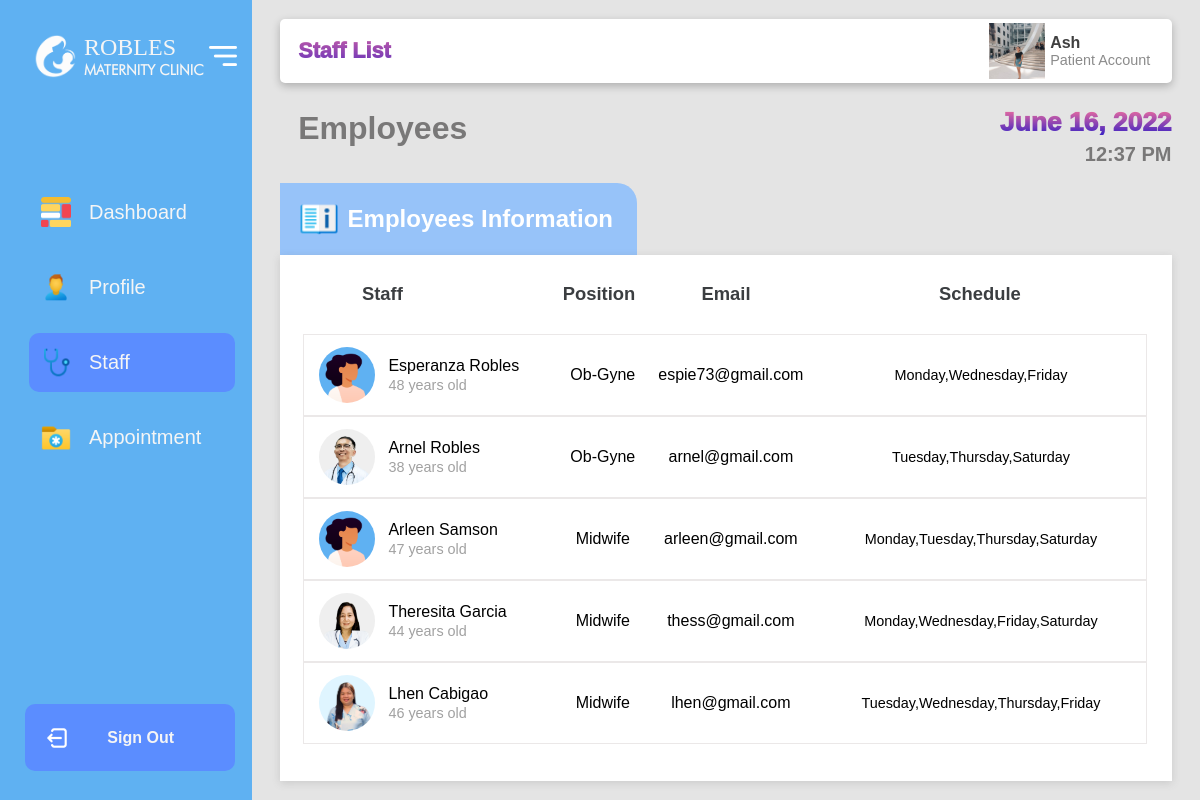
The page /patientStaff.php (signed in) on the database its author committed.
### tables this page shows
CREATE TABLE `general_tb` (
  `g_id` int(250) NOT NULL,
  `g_Sitename` varchar(250) NOT NULL,
  `g_LogoLight` varchar(250) NOT NULL,
  `g_LogoDark` varchar(250) NOT NULL,
  `g_Vision` varchar(250) NOT NULL,
  `g_Contact` varchar(250) NOT NULL,
  `g_Location` varchar(250) NOT NULL,
  `g_Email` varchar(250) NOT NULL,
  `g_WorkingHours` varchar(250) NOT NULL,
  `h_Tagline` varchar(250) NOT NULL,
  `h_Layoutimg` varchar(250) NOT NULL,
  `h_slide1` varchar(250) NOT NULL,
  `h_slide2` varchar(250) NOT NULL,
  `h_slide3` varchar(250) NOT NULL,
  `a_about` varchar(1000) NOT NULL,
  `a_layoutimg` varchar(250) NOT NULL,
  `e_content` varchar(1000) NOT NULL,
  `e_staffImage` varchar(1000) NOT NULL,
  `e_staffQuoute` longtext NOT NULL,
  `e_staffQuoteBy` varchar(1000) NOT NULL,
  `s_img` varchar(1000) NOT NULL,
  `s_Sheader` varchar(1000) NOT NULL,
  `s_sDesc` longtext NOT NULL,
  `holidays` longtext NOT NULL,
  `holiday_name` text NOT NULL,
  `companyCode` varchar(250) NOT NULL,
  `googlemap` text NOT NULL,
  `facebook` text NOT NULL
);

CREATE TABLE `patientinfo_db` (
  `ctr_id` int(100) NOT NULL,
  `id` varchar(100) NOT NULL,
  `fname` varchar(100) NOT NULL,
  `mname` varchar(100) NOT NULL,
  `lname` varchar(100) NOT NULL,
  `region` varchar(250) NOT NULL,
  `street` varchar(250) NOT NULL,
  `barangay` varchar(100) NOT NULL,
  `municipality` varchar(100) NOT NULL,
  `province` varchar(100) NOT NULL,
  `bday` varchar(100) NOT NULL,
  `age` varchar(100) NOT NULL,
  `weight` varchar(100) NOT NULL,
  `religion` varchar(100) NOT NULL,
  `civilstatus` varchar(100) NOT NULL,
  `contact` varchar(100) NOT NULL,
  `email` varchar(100) NOT NULL,
  `username` varchar(100) NOT NULL,
  `password` varchar(100) NOT NULL,
  `profile_photo` varchar(100) NOT NULL,
  `date_added` varchar(250) NOT NULL,
  `gender_ob` longtext NOT NULL,
  `bday_ob` longtext NOT NULL,
  `bplace_ob` longtext NOT NULL,
  `weight_ob` longtext NOT NULL,
  `delivery_ob` longtext NOT NULL,
  `birth_ob` longtext NOT NULL
);

CREATE TABLE `staff_db` (
  `main_id` int(250) NOT NULL,
  `id` varchar(250) NOT NULL,
  `fname` varchar(100) NOT NULL,
  `mname` varchar(100) NOT NULL,
  `lname` varchar(100) NOT NULL,
  `reg` varchar(250) NOT NULL,
  `street` varchar(100) NOT NULL,
  `bar` varchar(100) NOT NULL,
  `mun` varchar(100) NOT NULL,
  `prov` varchar(100) NOT NULL,
  `civil_status` varchar(100) NOT NULL,
  `religion` varchar(100) NOT NULL,
  `phone` varchar(100) NOT NULL,
  `email` varchar(100) NOT NULL,
  `birthday` varchar(100) NOT NULL,
  `age` varchar(100) NOT NULL,
  `username` varchar(100) NOT NULL,
  `password` varchar(100) NOT NULL,
  `role` varchar(100) NOT NULL,
  `schedule` varchar(100) NOT NULL,
  `time` varchar(100) NOT NULL,
  `profile_photo` varchar(100) NOT NULL,
  `date_start` varchar(250) NOT NULL,
  `date_end` varchar(250) NOT NULL,
  `status` varchar(250) NOT NULL
);

### php/generic.php (called while the page is built, shortened)
<?php
     $sql = "SELECT * FROM `general_tb`";
     $search_general = filterTablehoverG($sql);
     function filterTablehoverG($sql){
     $con=mysqli_connect('localhost','root','','robles_db');
     $filter_Result = mysqli_query($con, $sql);
     return $filter_Result;
     }
?>

### php/patientActivelogin.php (called while the page is built, shortened)
<?php
     $u_name= $_SESSION['patient_active'];
     $sql = "SELECT * FROM `patientinfo_db` WHERE username = '$u_name' or email = '$u_name' ";
     $search_resulthover = filterTablehover($sql);
     function filterTablehover($sql){
     $con=mysqli_connect('localhost','root','','robles_db');
     $filter_Result = mysqli_query($con, $sql);
     return $filter_Result;
     }
?>

### patientStaff.php (the view, shortened to what this page needs)
<?php
require 'php/patientActivelogin.php';
require 'php/generic.php';
$row_g = mysqli_fetch_array($search_general);
$rowName = explode(" ",$row_g['g_Sitename']);
$rowNameFirst = $rowName[0];
array_shift($rowName);
$rowSecondName = implode(" ",$rowName);
?>
<!DOCTYPE html>
<html lang="en">
  <head>
     <link rel="stylesheet" href="css/Desktop/Admin-adminGlobal.css">
     <link rel="stylesheet" href="css/Desktop/Patient-patientStaff.css">
     <link rel="stylesheet" href="AnimBackend/jquery.css">
  </head>
<body>
<div class="for_desktop">
<div id="left" class="side_navbar">
     <div id="left_bar">
                    <div id="logo_bar" class="left_bar1">
                        <img src="upload_img_generic/<?php echo $row_g['g_LogoLight']; ?>" id="logo_img">
                    </div>
                    <div id="icons_navbar" class="left_bar2">
                        <div id="icons_container"  class="dash_navbar"  onmouseover="hover_navbar('dash_navbar')" onmouseout="mouseout_navbar('dash_navbar')"><img src="images/icons/dashboard/dashboard.png" title="Dashboard"></div>
                        <div id="icons_container" class="profile_navbar" onmouseover="hover_navbar('profile_navbar')" onmouseout="mouseout_navbar('profile_navbar')"><img src="images/icons/dashboard/profile.png" title="Profile"></div>
                        <div id="icons_container" class="staff_navbar" style="background-color: #5B8DFF;"><img src="images/icons/dashboard/staff.png" title="Staff"></div>
                        <div id="icons_container" class="appointment_navbar" onmouseover="hover_navbar('appointment_navbar')" onmouseout="mouseout_navbar('appointment_navbar')"><img src="images/icons/dashboard/appointment.png" title="Appointment"></div>
                    </div>
                    <div id="profile_navbar" class="left_bar3">
                        <div id="profile_container" title="Sign out" onclick="logoutPatient()">
                            <img src="images/icons/dashboard/logout.png">
                        </div>
                    </div>
            </div>
            <div id="right_bar">
                    <div id="logo_bar" class="right_navbar">
                        <div id="logo_text">
                            <p class="a" style="text-transform:uppercase;"><?php echo $rowNameFirst; ?></p>
                            <p class="b"><?php echo $rowSecondName; ?></p>
                        </div>
                        <img src="images/icons/dashboard/largburger_dashboard.png" title="Minimize" onclick="minimize_navbar()">
                    </div>
                    <div id="icons_navbar" class="right_navbar">
                        <div id="icons_container" class="dash_navbar"  onmouseover="hover_navbar('dash_navbar')" onmouseout="mouseout_navbar('dash_navbar')">Dashboard</div>
                        <div id="icons_container" class="profile_navbar" onmouseover="hover_navbar('profile_navbar')" onmouseout="mouseout_navbar('profile_navbar')">Profile</div>
                        <div id="icons_container" class="staff_navbar" style="background-color: #5B8DFF;">Staff</div>
                        <div id="icons_container" class="appointment_navbar" onmouseover="hover_navbar('appointment_navbar')" onmouseout="mouseout_navbar('appointment_navbar')">Appointment</div>
                    </div>
                    <div id="profile_navbar" class="right_navbar">
                        <div id="profile_container" class="profile_right_cont" onclick="logoutPatient()">
                                <div id="name_profile">
                                    <p id="name_text">Sign Out</p>
                                </div>
                        </div>
                    </div>
            </div>
    </div>
    <div id="right" class="right_content_dashboard">
            <div id="dashboard_top">
                <div id="dash_left">Staff List</div>
                <div id="dash_right">
                    <?php
                        $row = mysqli_fetch_array($search_resulthover);
                    ?>
                    <div id="profile_container" title="Visit Profile" onclick="profile()">
                        <img src="upload_img/<?php echo $row['profile_photo']; ?>" id="profile_img" onerror="this.src='upload_img/account.png'">
                        <div id="name_profile">
                            <p id="name_text"><?php echo $row['fname']; ?></p>
                            <p id="role_text"><?php echo $row['role']; ?>Patient Account</p>
                        </div>
                    </div>
                </div>
            </div>
            <div id="dashboard_content">
                <div id="top_staff">
                    <div id="left">Employees</div>
                    <div id="right">
                        <p id="date"><?php echo date("F j, Y") ?></p>
                        <p id="time"><?php echo date("h:i A") ?></p>
                    </div>
                </div>
                <div id="content_staff">
                    <div id="header_staff">
                            <img src="images/icons/dashboard/employee_icon.png">
                            Employees Information
                    </div>
                    <div id="table_div">
                        <div id="top">
                            <div id="col1">Staff</div>
                            <div id="col2">Position</div>
                            <div id="col3">Email</div>
                            <div id="col4">Schedule</div>
                        </div>
                        <div id="row_table" class="container">
                                <?php
                                $sql = "SELECT * FROM staff_db WHERE schedule!='Sunday' and status='Active'";
                                $staff_tb = filterStaff($sql);
                                function filterStaff($sql){
                                    $con=mysqli_connect('localhost','root','','robles_db');
                                    $filter_pendingApp = mysqli_query($con, $sql);
                                    return $filter_pendingApp;
                                    }
                                $sr = 0;
                                while($row = mysqli_fetch_array($staff_tb)):
                                ?>
                            <div id="row" class="draggable" draggable="true">
                                <div id="col1">
                                    <img src="upload_img/<?php echo $row['profile_photo']; ?>" id="staff_img" onclick="getPhoto('<?php echo $row['profile_photo']; ?>')" onerror="this.src='upload_img/account.png'">
                                    <div id="name">
                                        <p><?php echo $row['fname'].' '.$row['lname']; ?></p>
                                        <p id="age"><?php echo $row['age']; ?> years old</p>
                                    </div>
                                </div>
                                <div id="col2"><?php echo $row['role']; ?></div>
                                <div id="col3"><?php echo $row['email']; ?></div>
                                <div id="col4"><?php echo $row['schedule']; ?></div>
                            </div>
                                <?php
                                $sr++; endwhile;  ?>
                        </div>
                    </div>
                </div>
            </div>
    </div>
</div>
</body>
</html>

### css/Desktop/Admin-adminGlobal.css (style rules this page uses)
* { user-select: none; -moz-user-select: none; -webkit-user-drag: none; -webkit-user-select: none; -ms-user-select: none; }
html { scroll-behavior: smooth; }
body { margin: 0%; padding: 0%; background-color:#E4E4E4; }
.for_desktop { display: block; margin: 0%; padding: 0%; }
.side_navbar { width: auto; height: 100%; position: fixed; left: 0; background-color: #5FB1F2; display: flex; }
.side_navbar #left_bar { width: 7vw; height: 100%; }
.side_navbar #right_bar { width: 14vw; height: 100%; }
.side_navbar #left_bar #logo_bar { height: 14%; width: 100%; display: flex; align-items: center; justify-content: flex-end; }
.side_navbar #left_bar #logo_bar #logo_img { width: 50%; height: auto; margin-right: 10%; display: block; }
.side_navbar #right_bar #logo_bar { height: 14%; width: 100%; display: flex; align-items: center; justify-content: space-between; }
.side_navbar #right_bar #logo_bar div p { margin: 0%; color: #f5f5f5; }
.side_navbar #right_bar #logo_bar div .a { font-family: futuraBold; font-size: 3vh; text-transform: uppercase; }
.side_navbar #right_bar #logo_bar div .b { font-family: futura; font-weight: bolder; font-size: 1.8vh; text-transform: uppercase; }
.side_navbar #right_bar #logo_bar img { width: 2.3vw; height: auto; margin-right: 9%; }
.side_navbar #left_bar #icons_navbar { width: 100%; height: 74%; display: flex; flex-direction: column; align-items: flex-end; justify-content: center; }
.side_navbar #left_bar #icons_navbar #icons_container { height: 10%; width: auto; display: flex; align-items: center; padding: 0 15%; border-top-left-radius: 10px; border-bottom-left-radius: 10px; margin-bottom: 2vh; }
.side_navbar #left_bar #icons_navbar #icons_container img { width: 2.5vw; height: auto; }
.side_navbar #right_bar #icons_navbar { width: 100%; height: 74%; display: flex; flex-direction: column; justify-content: center; }
.side_navbar #right_bar #icons_navbar #icons_container { height: 10%; width: 87%; padding-left: 3%; display: flex; align-items: center; color: #f5f5f5; font-family: 'Poppins', sans-serif; font-size: 2.5vh; border-top-right-radius: 10px; border-bottom-right-radius: 10px; margin-bottom: 2vh; }
.side_navbar #left_bar #profile_navbar { height: 12%; width: 100%; display: flex; align-items: flex-start; justify-content: flex-end; }
.side_navbar #left_bar #profile_navbar #profile_container { height: 70%; width: 65%; padding-left: 5%; background-color: #5B8DFF; border-top-left-radius: 10px; border-bottom-left-radius: 10px; display: flex; align-items: center; justify-content: center; }
.side_navbar #right_bar #profile_navbar { height: 12%; width: 100%; display: flex; align-items: flex-start; }
.side_navbar #right_bar #profile_navbar #profile_container { height: 70%; width: 90%; background-color: #5B8DFF; border-top-right-radius: 10px; border-bottom-right-radius: 10px; display: flex; }
.side_navbar #right_bar #profile_navbar #profile_container #name_profile { width: 75%; height: 100%; display: flex; flex-direction: column; justify-content: center; align-items: center; }
.side_navbar #right_bar #profile_navbar #profile_container #name_profile p { margin: 0%; font-family: 'Poppins', sans-serif; }
.side_navbar #right_bar #profile_navbar #profile_container #name_profile #name_text { font-size: 2vh; font-weight: bold; color: #f5f5f5; white-space: nowrap; }

### rows shown on the page
general_tb: g_LogoLight (picture), g_Sitename "ROBLES"
patientinfo_db: profile_photo (picture), fname "Ash"
staff_db: fname "Esperanza", lname "Robles", age "48", role "Ob-Gyne", email "espie73@gmail.com", schedule "Monday,Wednesday,Friday"
staff_db: profile_photo (picture), fname "Arnel", lname "Robles", age "38", role "Ob-Gyne", email "arnel@gmail.com", schedule "Tuesday,Thursday,Saturday"
staff_db: fname "Arleen", lname "Samson", age "47", role "Midwife", email "arleen@gmail.com", schedule "Monday,Tuesday,Thursday,Saturday"
staff_db: profile_photo (picture), fname "Theresita", lname "Garcia", age "44", role "Midwife", email "thess@gmail.com", schedule "Monday,Wednesday,Friday,Saturday"
staff_db: profile_photo (picture), fname "Lhen", lname "Cabigao", age "46", role "Midwife", email "lhen@gmail.com", schedule "Tuesday,Wednesday,Thursday,Friday"

### other values the page prints
$rowSecondName "MATERNITY CLINIC"
